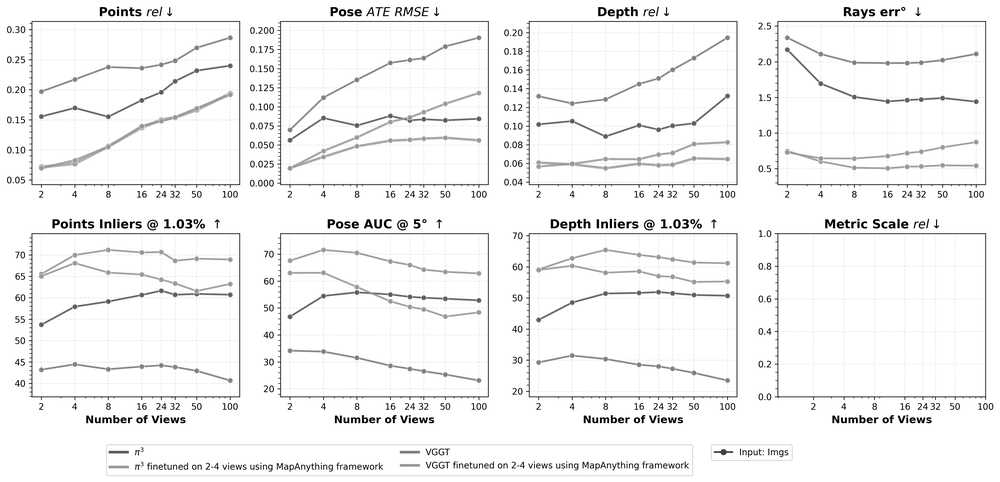
#> input picture assets/finetuning_benchmarking.png, 1000 x 482 px, shrunk from 4770 x 2301 before the run
$ python diagnose_images.py --ref-dir assets
#> lines starting #> are read from the running program, lines starting #| are printed output that depends on the picture
"""
Diagnostic des images de référence pour la localisation.
Lancer depuis la racine du projet :
    python diagnose_images.py --ref-dir img_mapanything
"""
import argparse, sys
from pathlib import Path

parser = argparse.ArgumentParser()
parser.add_argument("--ref-dir", required=True)
args = parser.parse_args()

ref_dir = Path(args.ref_dir)
images  = sorted(ref_dir.glob("*"))
images  = [p for p in images if p.suffix.lower() in (".jpg",".jpeg",".png",".heic",".tiff",".bmp",".webp")]

print(f"\n📂  {ref_dir.resolve()}")
print(f"    {len(images)} fichier(s) image trouvé(s)\n")

for p in images[:5]:   # tester les 5 premiers
    print(f"── {p.name}")

    # 1. Premiers octets (magic bytes = vrai format)
    with open(p, "rb") as f:
        header = f.read(12)
    hex_header = " ".join(f"{b:02x}" for b in header)
    print(f"   Magic bytes : {hex_header}")
    if header[:4] == b'\x89PNG':
        print("   → PNG standard ✓")
    elif header[:4] == b'\x89PNG' and header[12:16] == b'CgBI':
        print("   → PNG Apple crushed (CgBI) ← incompatible OpenCV/PIL standard")
    elif header[:4] in (b'ftypheic', b'\x00\x00\x00') :
        print("   → Probablement HEIC")
    elif header[:2] == b'\xff\xd8':
        print("   → JPEG ✓")
    elif header[4:8] == b'ftyp':
        print("   → HEIC/MP4 (container ISO)")
    else:
        print("   → Format inconnu")

    # 2. Test cv2
    try:
        import cv2, numpy as np
        raw = p.read_bytes()
        arr = np.asarray(bytearray(raw), dtype=np.uint8)
        img = cv2.imdecode(arr, cv2.IMREAD_GRAYSCALE)
#> img is the input picture: shape (482, 1000); min 0, max 255, mean 244
        if img is not None:
            print(f"   cv2.imdecode  ✓  ({img.shape[1]}×{img.shape[0]})")
#|    cv2.imdecode  ✓  (1000×482)
        else:
            print("   cv2.imdecode  ✗  (retourne None)")
    except Exception as e:
        print(f"   cv2.imdecode  ✗  Exception : {e}")

    # 3. Test PIL
    try:
        from PIL import Image
        import io
        raw = p.read_bytes()
        pil = Image.open(io.BytesIO(raw))
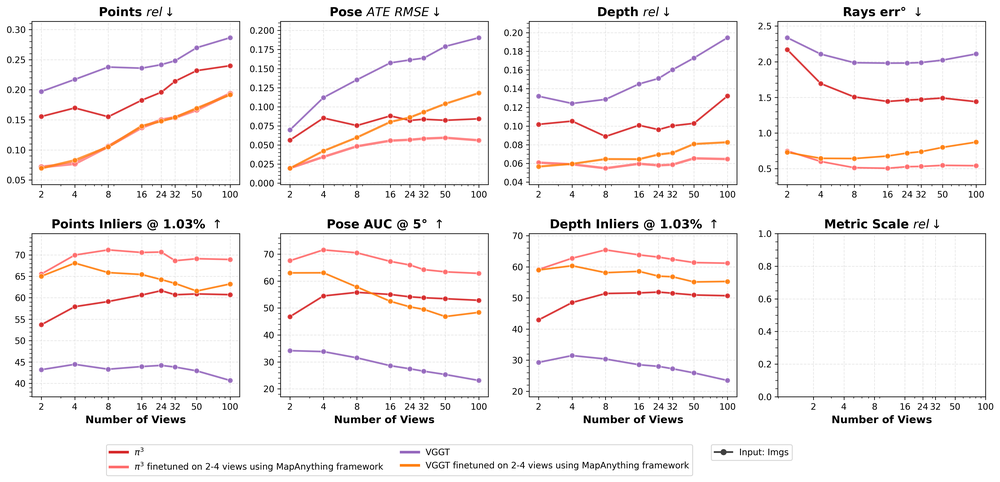
#> pil: PIL image 1000x482 RGBA; mean R, G, B, A 246.1, 243.2, 243, 255
        print(f"   PIL.open      ✓  mode={pil.mode}  taille={pil.size}")
#|    PIL.open      ✓  mode=RGBA  taille=(1000, 482)
        gray = pil.convert("L")
        print(f"   PIL.convert   ✓")
    except Exception as e:
        print(f"   PIL.open      ✗  Exception : {e}")

    # 4. Test imageio (si disponible)
    try:
        import imageio
        import numpy as np
        img = imageio.imread(str(p), as_gray=True)
#> img: shape (482, 1000) float32; min 0, max 255, mean 244.1
        print(f"   imageio       ✓  shape={img.shape}")
#|    imageio       ✓  shape=(482, 1000)
    except ImportError:
        print("   imageio       – non installé (pip install imageio)")
    except Exception as e:
        print(f"   imageio       ✗  {e}")

    print()
#> pass 2 of the loop `for p in images[:5]:`:
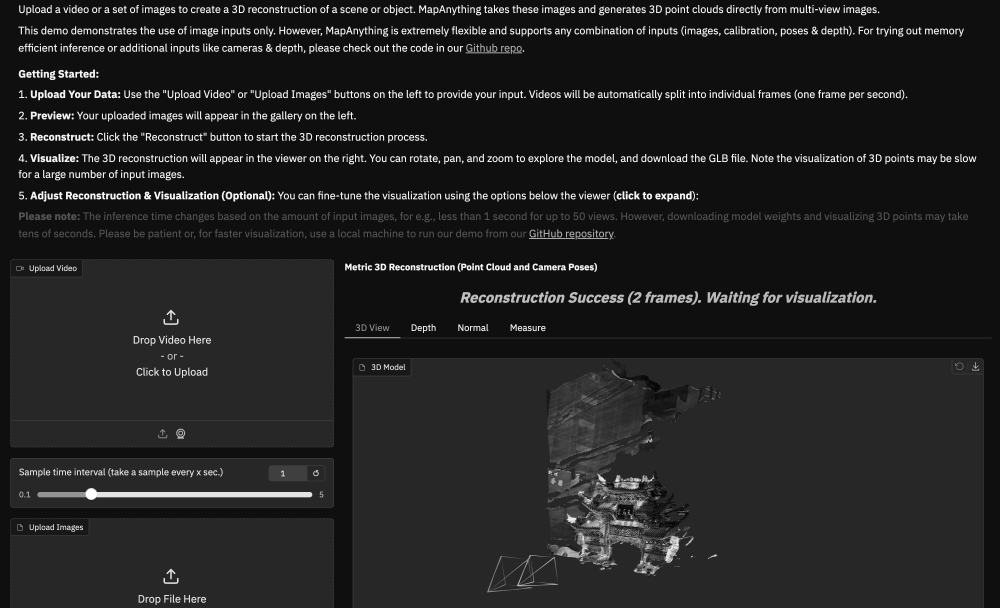
#> input picture assets/gradio_example.png, 3000 x 1822 px (shown at 1/3 size)
#> img is the input picture: shape (1822, 3000); min 0, max 255, mean 34.5
#|    cv2.imdecode  ✓  (3000×1822)
#> `pil = Image.open(io.BytesIO(raw))`:
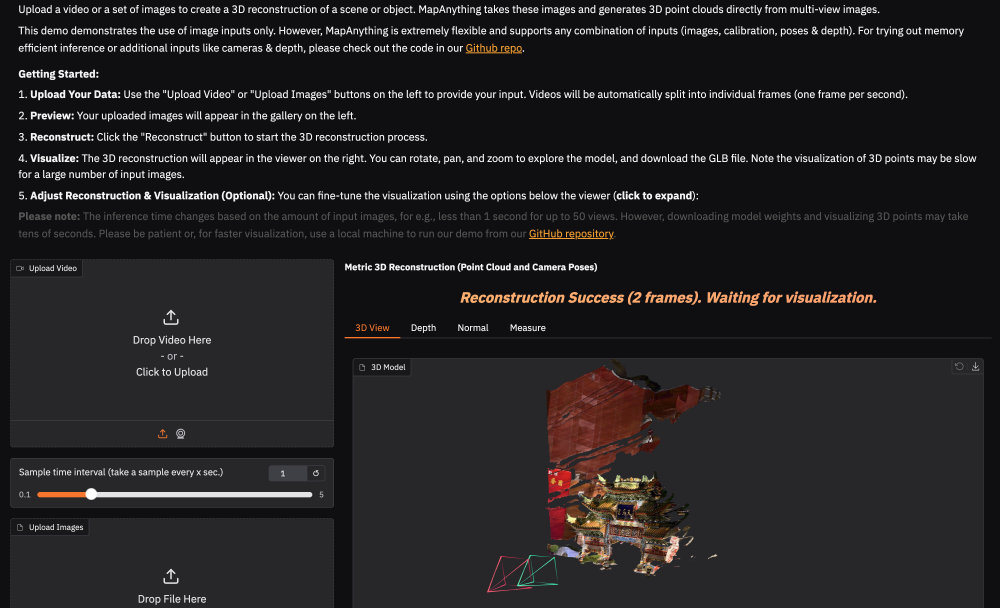
#> pil: PIL image 3000x1822 RGBA (shown at 1/3 size); mean R, G, B, A 35.9, 34.1, 35.6, 255
#|    PIL.open      ✓  mode=RGBA  taille=(3000, 1822)
#> gray: PIL image 3000x1822 L
#|    imageio       ✓  shape=(1822, 3000)
#> pass 3 of the loop `for p in images[:5]:`:
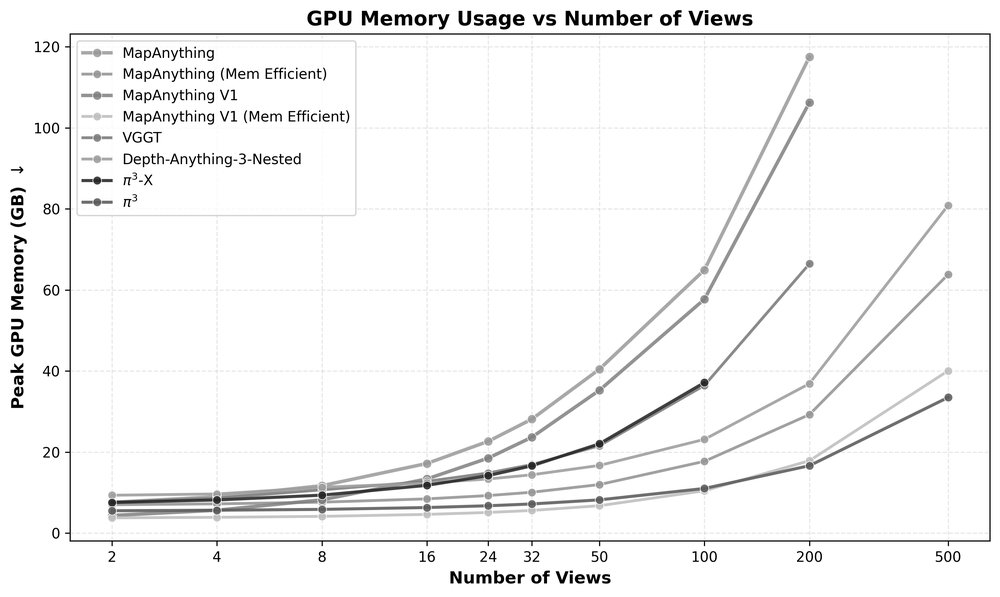
#> input picture assets/profiling_memory.png, 1000 x 597 px, shrunk from 2956 x 1764 before the run
#> img is the input picture: shape (597, 1000); min 0, max 255, mean 245.3
#|    cv2.imdecode  ✓  (1000×597)
#> `pil = Image.open(io.BytesIO(raw))`:
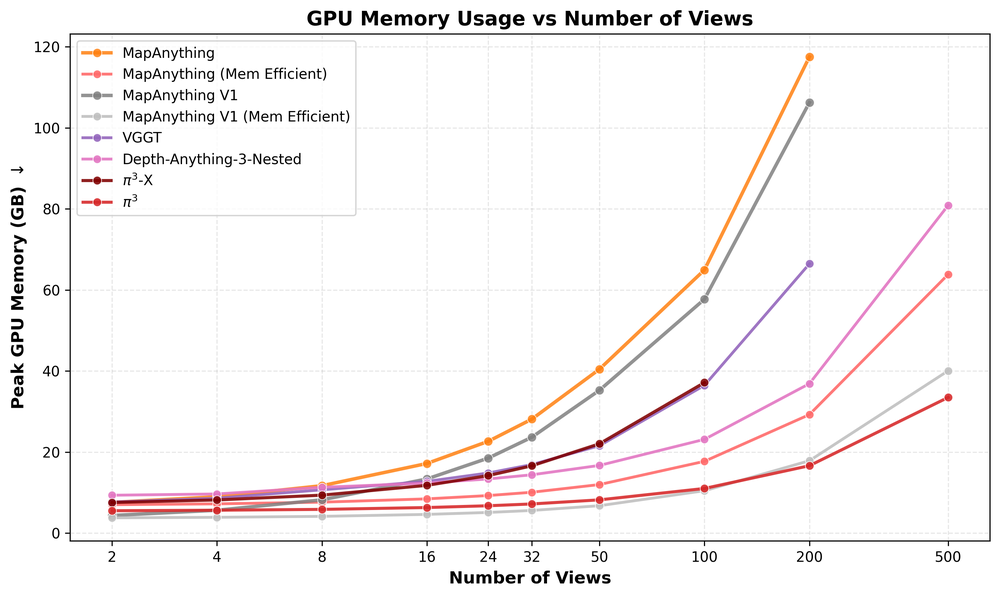
#> pil: PIL image 1000x597 RGBA; mean R, G, B, A 247.4, 244.4, 244.5, 255
#|    PIL.open      ✓  mode=RGBA  taille=(1000, 597)
#> gray: PIL image 1000x597 L
#|    imageio       ✓  shape=(597, 1000)

print("Installe les dépendances manquantes si besoin :")
print("  pip install pillow-heif   # pour HEIC")
print("  pip install imageio       # alternative universelle")
